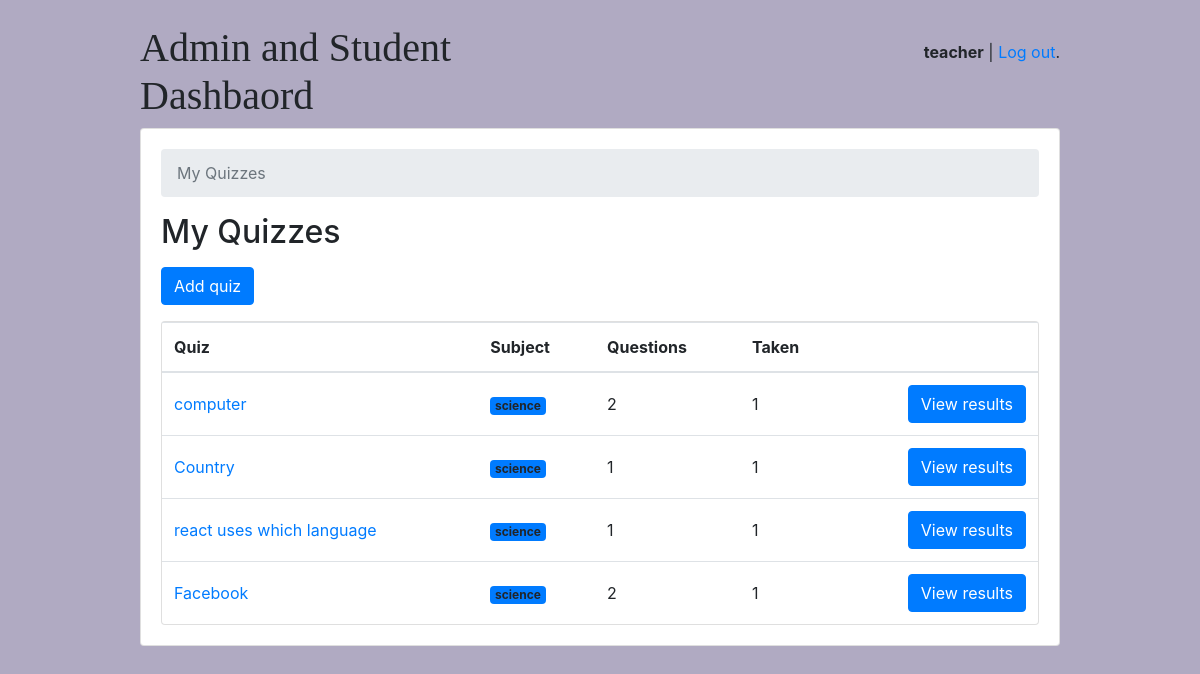
Screenshot of /teachers/ (signed in) with the database file from the repository.
### school/models.py (models this page shows, shortened)
class User(AbstractUser):
    is_student = models.BooleanField(default=False)
    is_admin = models.BooleanField(default= False)

class Test(models.Model):
    owner = models.ForeignKey(User, on_delete=models.CASCADE, related_name="tests")
    name= models.CharField(max_length=255)
    topic = models.ForeignKey(Topic, on_delete=models.CASCADE, related_name='tests')

class Topic(models.Model):
    name = models.CharField(max_length=50)
    color = models.CharField(max_length=10,default='#007bff')
    def get_htm_badge(self):
        name = escape(self.name)
        color = escape(self.color)
        html = '<span class="badge badge-prmary" style="background-color: %s">%s</span>' % (color, name)
        return mark_safe(html)

### school/view/admin.py (the view)
# urls.py: path('', QuizListView.as_view(), name='quiz_change_list'),
@method_decorator([login_required, teacher_required], name='dispatch')
class QuizListView(ListView):
    model = Test
    ordering = ('name', )
    context_object_name = 'quizzes'
    template_name = 'admin/testchangelist.html'
    def get_queryset(self):
        print('lol',self.request.user)
        queryset = self.request.user.tests \
            .select_related('topic') \
            .annotate(questions_count=Count('questions', distinct=True)) \
            .annotate(taken_count=Count('taken_test', distinct=True))
        return queryset

### templates/admin/testchangelist.html
{% extends 'base.html' %}
{% block content %}
  <nav aria-label="breadcrumb">
    <ol class="breadcrumb">
      <li class="breadcrumb-item active" aria-current="page">My Quizzes</li>
    </ol>
  </nav>
  <h2 class="mb-3">My Quizzes</h2>
  <a href="{% url 'teachers:quiz_add' %}" class="btn btn-primary mb-3" role="button">Add quiz</a>
  <div class="card">
    <table class="table mb-0">
      <thead>
        <tr>
          <th>Quiz</th>
          <th>Subject</th>
          <th>Questions</th>
          <th>Taken</th>
          <th></th>
        </tr>
      </thead>
      <tbody>
        {% for quiz in quizzes %}
          <tr>
            <td class="align-middle"><a href="{% url 'teachers:quiz_change' quiz.pk %}">{{ quiz.name }}</a></td>
            <td class="align-middle">{{ quiz.topic.get_htm_badge }}</td>
            <td class="align-middle">{{ quiz.questions_count }}</td>
            <td class="align-middle">{{ quiz.taken_count }}</td>
            <td class="text-right">
              <a href="{% url 'teachers:quiz_results' quiz.pk %}" class="btn btn-primary">View results</a>
            </td>
          </tr>
        {% empty %}
          <tr>
            <td class="bg-light text-center font-italic" colspan="5">You haven't created any quiz yet.</td>
          </tr>
        {% endfor %}
      </tbody>
    </table>
  </div>
{% endblock %}

### templates/base.html (shortened to what this page needs)
{% load static %}<!doctype html>
<html lang="en">
  <head>
    <link rel="stylesheet" href="{% static 'css/bootstrap.min.css' %}">
    <link rel="stylesheet" type="text/css" href="{% static 'css/app.css' %}">
    {% if user.is_authenticated and user.is_admin %}
      <link rel="stylesheet" type="text/css" href="{% static 'css/teachers.css' %}">
    {% else %}
      <link rel="stylesheet" type="text/css" href="{% static 'css/students.css' %}">
    {% endif %}
  </head>
  <body>
    <div class="container my-4">
      <div class="row justify-content-center">
        <div class="col-md-10 col-sm-12">
          <div class="row">
            <div class="col-6">
              <h1 class="logo">
                <a href="{% url 'home' %}">
                  Admin and Student Dashbaord
                </a>
              </h1>
            </div>
            <div class="col-6 text-right">
              {% if user.is_authenticated %}
                <p class="pt-3"><strong>{{ user.username }}{% if user.is_student %} - {{user.student.score}}{% endif %}</strong> | <a href="{% url 'logout' %}">Log out</a>.</p>
              {% else %}
                <a href="{% url 'login' %}" class="btn btn-light" role="button">Log in</a>
                <a href="{% url 'signup' %}" class="btn btn-primary" role="button">Sign up</a>
              {% endif %}
            </div>
          </div>
          <div class="card mb-3">
            <div class="card-body">
              {% block content %}
              {% endblock %}
            </div>
          </div>
        </div>
      </div>
    </div>
  </body>
</html>

### static/css/app.css (style rules this page uses)
.logo { font-family: 'Clicker Script', cursive; }
.logo a { color: #212529; text-decoration: none; }

### static/css/teachers.css (style rules this page uses)
body { background-color: #b0aac2; }

### rows the page displays
User: username "teacher"
Test: name "computer", topic.get_htm_badge "science", questions_count "2", taken_count "1"
Test: name "Country", topic.get_htm_badge "science", questions_count "1", taken_count "1"
Test: name "react uses which language", topic.get_htm_badge "science", questions_count "1", taken_count "1"
Test: name "Facebook", topic.get_htm_badge "science", questions_count "2", taken_count "1"
